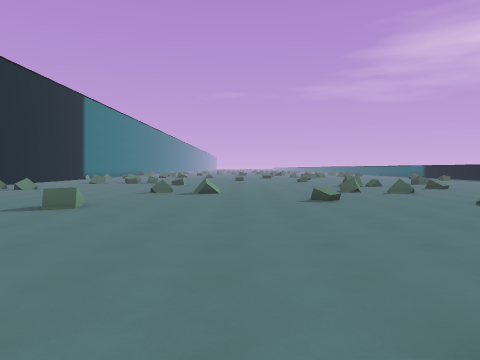
View 1 (above)

21 first-person views from a walk through a Godot game level. The camera is 1.5 m above the floor, tilts 2° down and sees 70° across. The floor is counted in squares, 2 m on a side. Each view is taken from the middle of a square. On the plan, view 1 faces up. The plan holds only what a view shows up to about 11 squares ahead; the rest is blank. The place goes on beyond the plan.

View 2
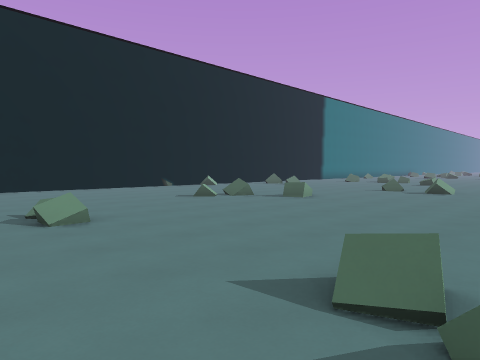

View 3
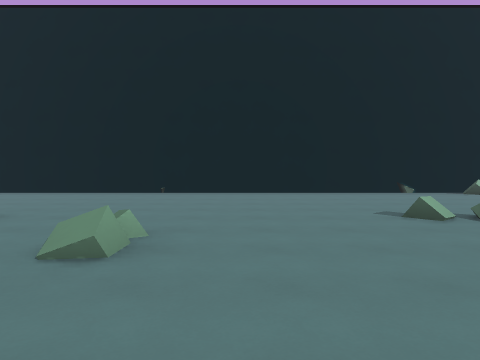

View 4
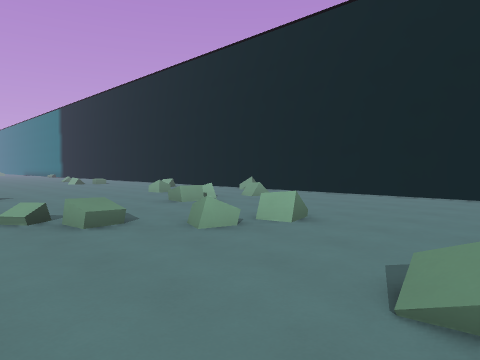

View 5
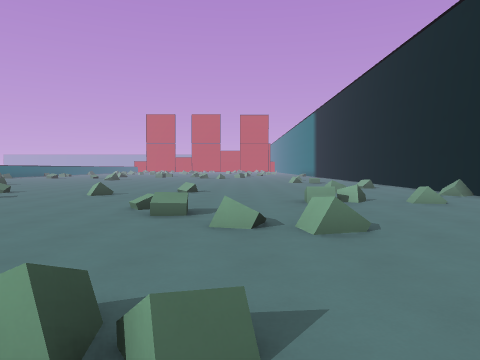

View 6
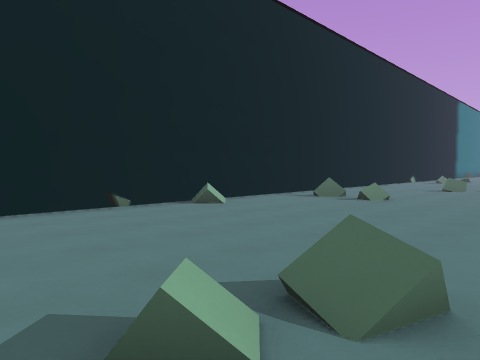

View 7
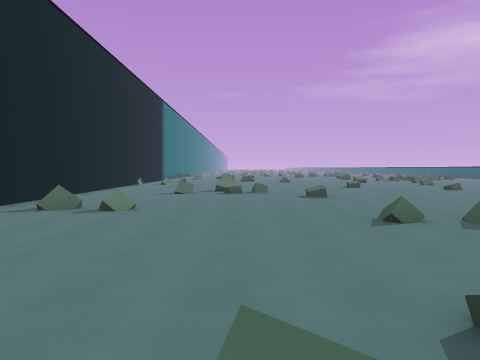

View 8
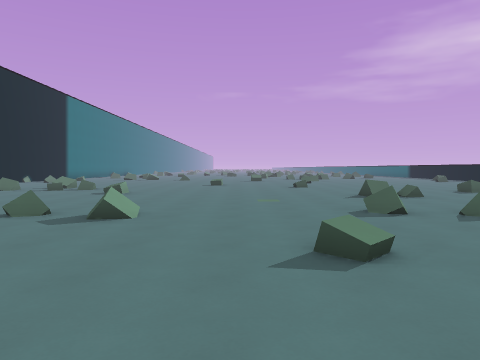

View 9
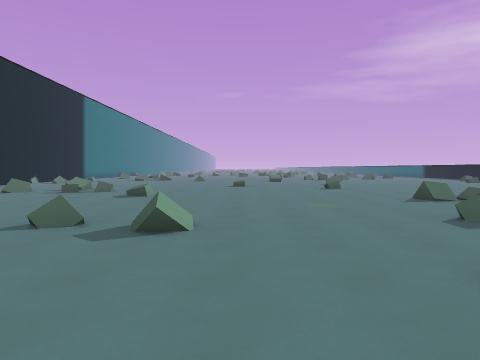

View 10
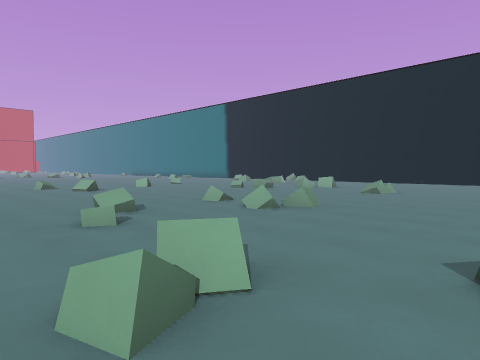

View 11
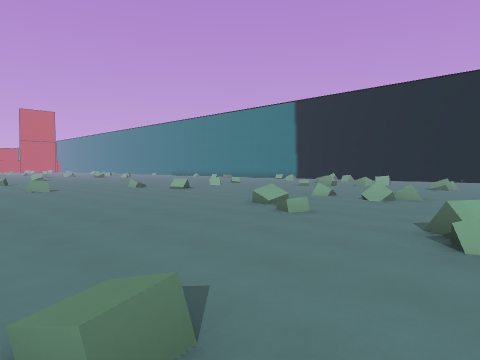

View 12
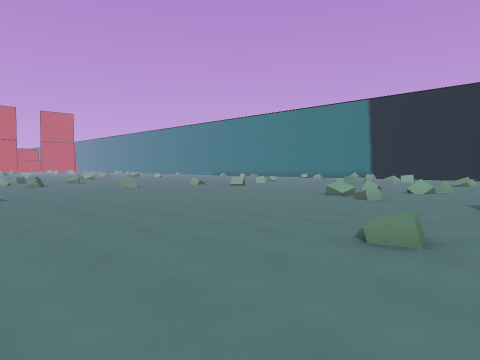

View 13
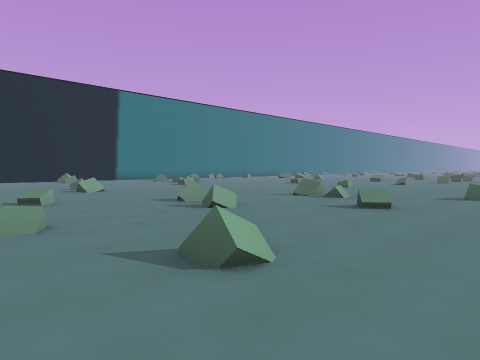

View 14
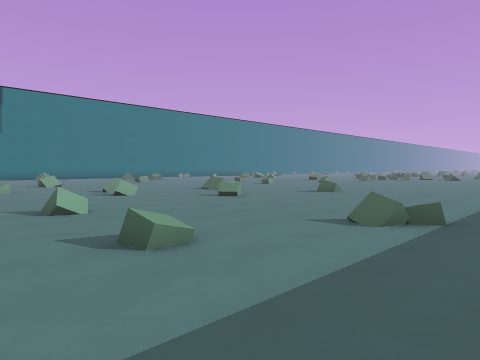

View 15
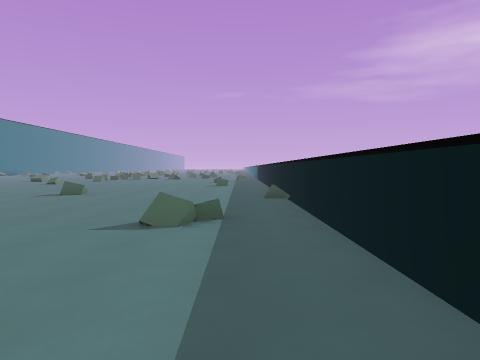

View 16
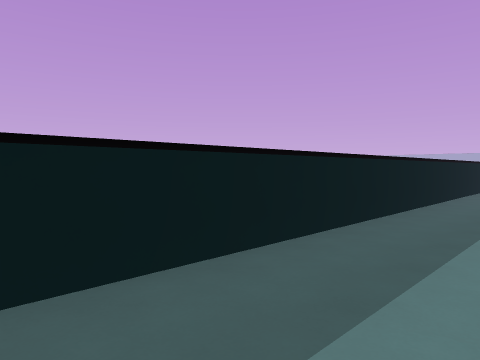

View 17
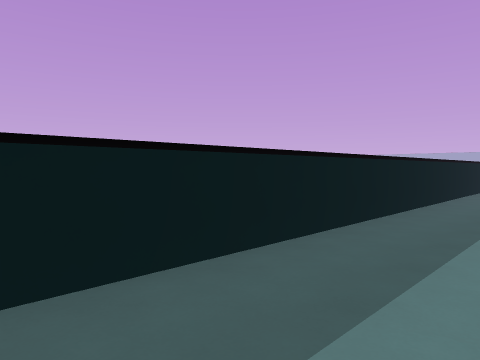

View 18
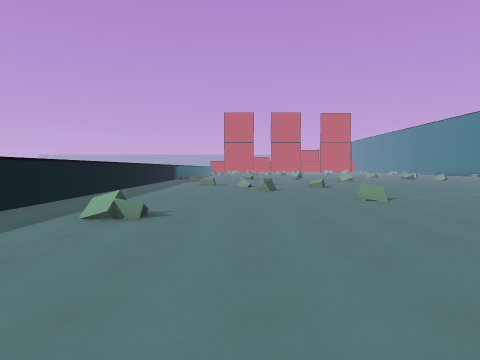

View 19
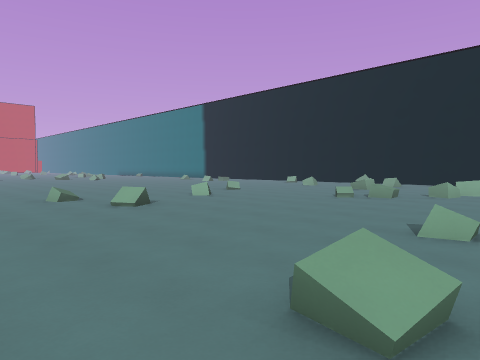

View 20
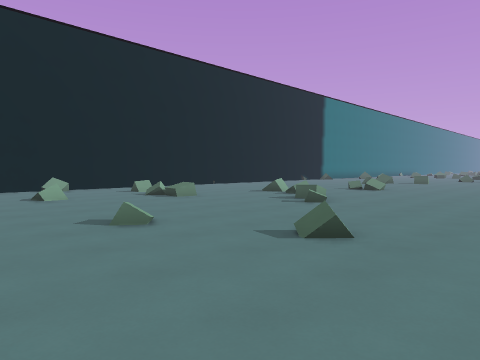

View 21
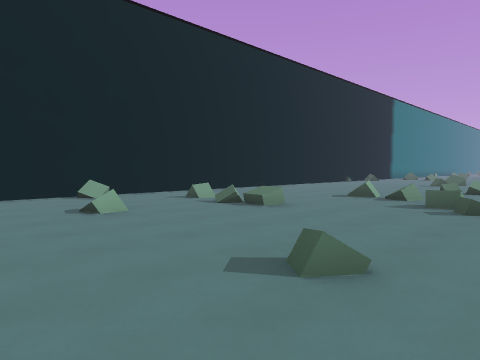

### Floor plan
Key: @ floor where view 1 was taken; # wall or solid block; . floor; / step, stairs or slope; = window, fence, low wall or low ledge.
Columns run from 11 left of view 1 to 15 right of it. Each row starts with its distance up from view 1.
 17     =... ................ #
 16 #..................=......#
 15 #.......=................##
 14 #...............=.........#
 13 #.................=.......#
 12 #.==......................#
 11 #.............=.=......=..#
 10 #.........=...............#
  9 ##........................#
  8 #............/...../../...#
  7 #.......=......./.........#
  6 #...../.........  ........#
  5 #...../........ ...     ..#
  4 #.........................#
  3 #...............=.........#
  2 #.........................#
  1 #......==...==............#
  0 #..........@..............#
 -1 #..............=..........#
 -2 #.....==..................#
 -3 #.........................#
 -4 #.......=.................#
 -5 #..#. ................./..#
 -6 #.........................#
 -7 ##.........=..............#
 -8 #................./.......#
 -9 #........=................#
-10   ........................#
-11        .......... .. .... #

Where each view was taken, in squares from view 1:
view 1: 0 up, 0 right, facing up
view 2: 1 down, 2 right, facing up-left
view 3: 2 up, 0 right, facing left
view 4: 1 up, 1 left, facing down-left
view 5: 2 up, 4 left, facing down
view 6: 4 up, 4 left, facing up-left
view 7: 5 up, 5 left, facing up
view 8: 5 up, 1 right, facing up
view 9: 6 up, 0 right, facing up
view 10: 5 up, 7 right, facing down-left
view 11: 4 up, 10 right, facing down-left
view 12: 4 up, 13 right, facing down-left
view 13: 6 up, 10 right, facing up-left
view 14: 6 up, 14 right, facing up-left
view 15: 6 up, 13 right, facing up
view 16: 10 up, 12 right, facing down-right
view 17: 2 up, 12 right, facing down-right
view 18: 0 up, 10 right, facing down
view 19: 0 up, 6 right, facing down-left
view 20: 11 down, 2 right, facing up-left
view 21: 11 down, 1 left, facing up-left
